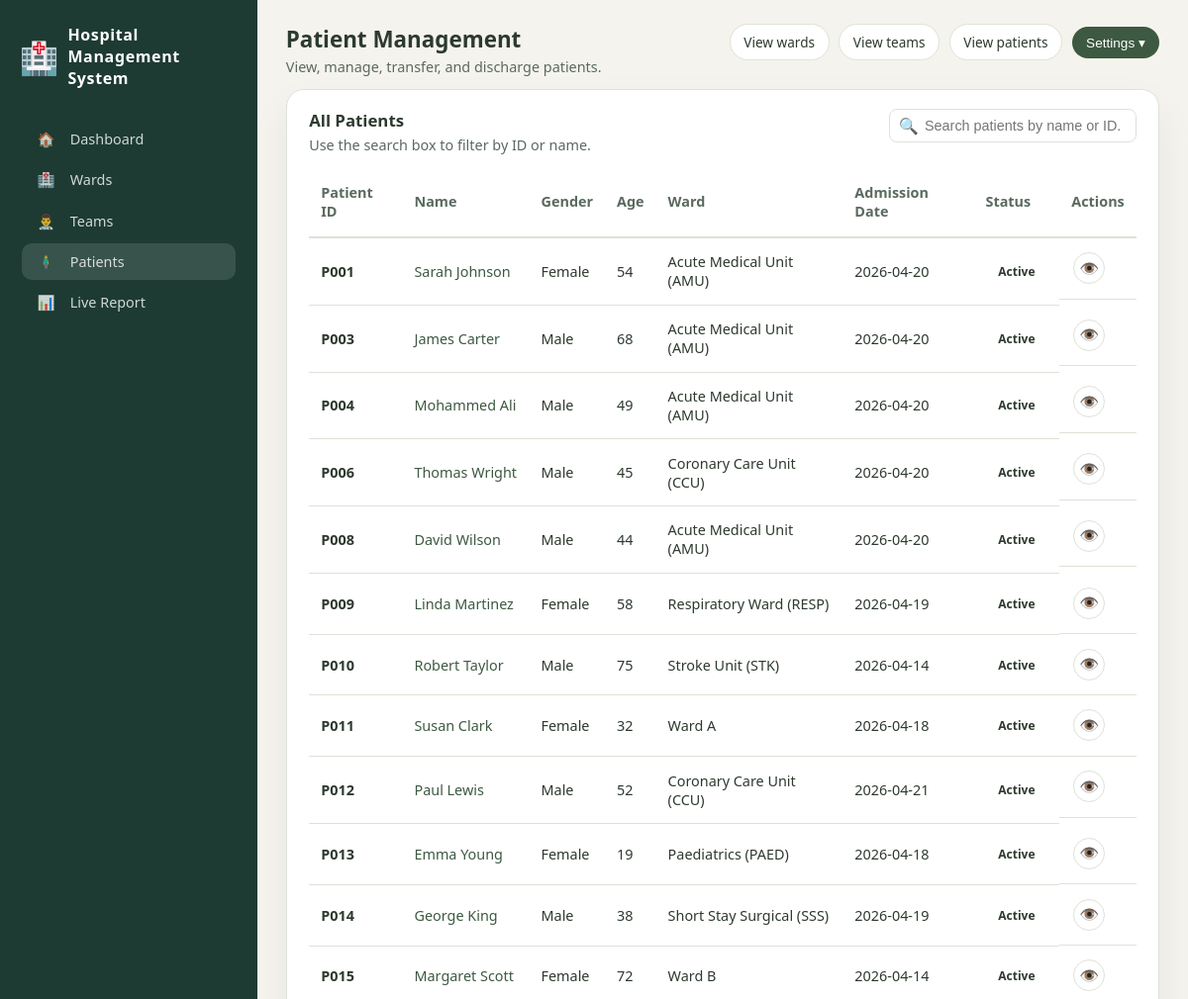
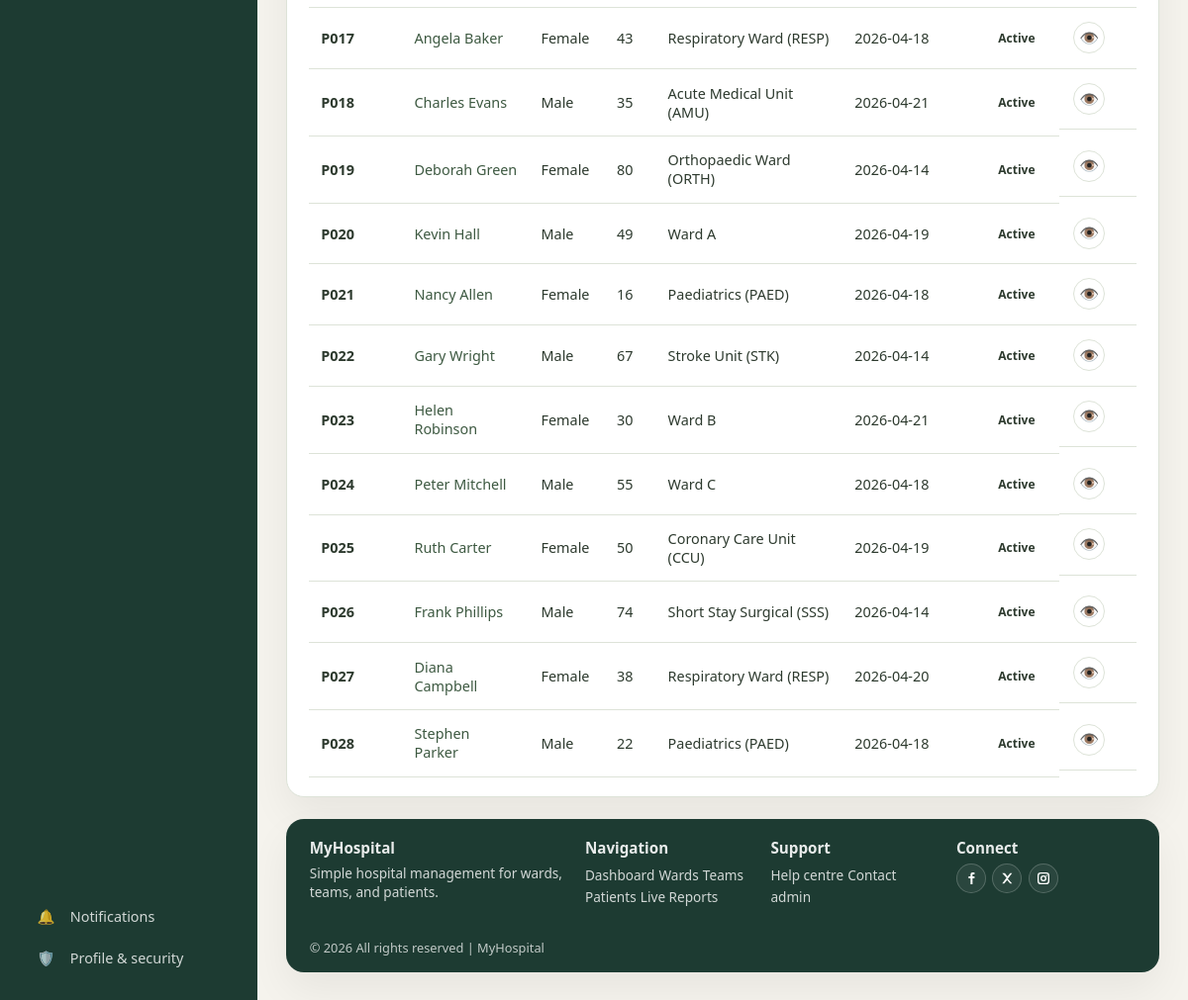
/patients (signed in), run on the app's committed database (2 pictures, top to bottom).
### tables this page shows
CREATE TABLE patients (
            id INTEGER PRIMARY KEY AUTOINCREMENT,
            name TEXT NOT NULL,
            dob TEXT,
            age INTEGER,
            gender TEXT,
            nhs_number TEXT,
            phone TEXT,
            address TEXT,
            admission_datetime TEXT NOT NULL,
            ward_id INTEGER,
            bed TEXT NOT NULL,
            doctor_id INTEGER,
            diagnosis TEXT NOT NULL,
            notes TEXT,
            status TEXT DEFAULT 'Active',
            discharged_at TIMESTAMP,
            created_at TIMESTAMP DEFAULT CURRENT_TIMESTAMP,
            FOREIGN KEY (ward_id) REFERENCES wards (id),
            FOREIGN KEY (doctor_id) REFERENCES doctors (id)
        );

CREATE TABLE wards (
            id INTEGER PRIMARY KEY AUTOINCREMENT,
            name TEXT NOT NULL,
            code TEXT,
            type TEXT,
            capacity INTEGER NOT NULL,
            occupied INTEGER DEFAULT 0,
            lead_consultant TEXT,
            status TEXT DEFAULT 'active',
            gender_type TEXT DEFAULT 'Mixed',
            created_at TIMESTAMP DEFAULT CURRENT_TIMESTAMP
        );

### app.py (the view)
@app.route("/patients")
@login_required
def patients_page():
    conn = get_db_connection()
    patients = conn.execute("""
        SELECT p.*, w.name as ward_name, d.name as doctor_name
        FROM patients p
        LEFT JOIN wards w ON p.ward_id = w.id
        LEFT JOIN doctors d ON p.doctor_id = d.id
        WHERE p.status = 'Active'
        ORDER BY p.created_at DESC
    """).fetchall()
    wards = conn.execute("SELECT id, name, gender_type FROM wards WHERE status='active'").fetchall()
    doctors = conn.execute("SELECT id, name FROM doctors WHERE on_duty=1").fetchall()
    conn.close()
    return render_template("patient.html", patients=patients, wards=wards, doctors=doctors, now=datetime.now)

### app.py (called while the page is built)
@app.context_processor
def inject_user():
    return dict(user_role=session.get('role'), user_id=session.get('user_id'))

def login_required(f):
    @wraps(f)
    def decorated(*args, **kwargs):
        if not session.get("user_id"):
            return redirect(url_for("login_page"))
        return f(*args, **kwargs)
    return decorated

def get_db_connection():
    conn = sqlite3.connect(DATABASE_PATH)
    conn.row_factory = sqlite3.Row
    return conn

### templates/patient.html (shortened to what this page needs)
{% extends "base.html" %}
{% block extra_css %}
<link rel="stylesheet" href="/static/css/patient.css">
{% endblock %}
{% block active_patients %}active{% endblock %}
{% block page_title %}Patient Management{% endblock %}
{% block page_subtitle %}View, manage, transfer, and discharge patients.{% endblock %}
{% block top_actions %}
{{ super() }}
{% endblock %}
{% block content %}
<section class="table-card">
  <div class="table-card-header">
    <div>
      <h2>All Patients</h2>
      <p>Use the search box to filter by ID or name.</p>
    </div>
    <div class="table-actions">
      <div class="search-wrapper">
        <span class="search-icon">🔍</span>
        <input type="text" id="searchInput" placeholder="Search patients by name or ID..." autocomplete="off" />
      </div>
    </div>
  </div>
  <div class="table-scroll">
    <table class="data-table" id="patientTable">
      <thead>
        <tr>
          <th>Patient ID</th>
          <th>Name</th>
          <th>Gender</th>
          <th>Age</th>
          <th>Ward</th>
          <th>Admission Date</th>
          <th>Status</th>
          <th>Actions</th>
        </tr>
      </thead>
      <tbody>
        {% for p in patients %}
        <tr>
          <td><strong>P{{ '%03d' % p.id }}</strong></td>
          <td><a href="{{ url_for('patient_detail', patient_id=p.id) }}" class="patient-link">{{ p.name }}</a></td>
          <td>{{ p.gender }}</td>
          <td>{{ p.age }}</td>
          <td>{{ p.ward_name or '—' }}</td>
          <td>{{ p.admission_datetime[:10] if p.admission_datetime else '—' }}</td>
          <td><span class="status-badge {{ p.status|lower }}">{{ p.status }}</span></td>
          <td class="actions">
            <button onclick="viewPatient('{{ p.id }}')" class="btn-action btn-view" title="View Details">👁️</button>
          </td>
        </tr>
        {% endfor %}
      </tbody>
    </table>
  </div>
</section>
<br>
{% endblock %}

### static/css/base.css (style rules this page uses)
* { box-sizing: border-box; }
html[data-theme="light"] { --bg-page: #f5f3ed; --bg-main: #ffffff; --bg-hero: #e8f5d3; --bg-feature: #f5f3ed; --bg-card: #ffffff; --bg-sidebar: #1d3b32; --bg-pill: #d9edcf; --text-main: #2d3a2e; --text-muted: #5a6a5f; --text-invert: #ffffff; --accent: #3d5941; --accent-soft: #6c8f5f; --accent-pill: #325037; --border-subtle: #dde3d8; --shadow-soft: 0 18px 40px rgba(0, 0, 0, 0.06); }
html, body { margin: 0; padding: 0; height: 100%; overflow: hidden; font-family: system-ui, -apple-system, BlinkMacSystemFont, "Segoe UI", sans-serif; background: var(--bg-page); color: var(--text-main); }

### static/css/patient.css (style rules this page uses)
.table-card { background: var(--bg-main); border-radius: 18px; padding: 1.2rem 1.4rem; border: 1px solid var(--border-subtle); box-shadow: var(--shadow-soft); display: flex; flex-direction: column; margin-top: 0; }
.table-card-header { display: flex; justify-content: space-between; align-items: flex-start; gap: 1rem; margin-bottom: 0.8rem; }
.table-card-header h2 { margin: 0 0 0.25rem; font-size: 1.05rem; }
.table-card-header p { margin: 0; font-size: 0.9rem; color: var(--text-muted); }
.table-actions { display: flex; align-items: center; gap: 0.6rem; flex-wrap: wrap; }
.search-wrapper { position: relative; }
.search-wrapper .search-icon { position: absolute; left: 10px; top: 50%; transform: translateY(-50%); pointer-events: none; font-size: 1rem; color: var(--text-muted); }
.search-wrapper input { padding: 0.5rem 1rem 0.5rem 2.2rem; border: 1px solid var(--border-subtle); border-radius: 8px; background: var(--bg-main); color: var(--text-main); font-size: 0.9rem; min-width: 250px; width: 100%; }
.table-scroll { overflow-x: auto; }
.data-table { width: 100%; border-collapse: collapse; font-size: 0.9rem; }
.data-table thead { background: var(--bg-main); }
.data-table th { padding: 1rem 0.75rem; text-align: left; font-weight: 600; color: var(--text-muted); border-bottom: 2px solid var(--border-subtle); }
.data-table td { padding: 0.9rem 0.75rem; border-bottom: 1px solid var(--border-subtle); color: var(--text-main); }
.patient-link { color: var(--accent); text-decoration: none; font-weight: 500; }
.status-badge { display: inline-block; padding: 0.25rem 0.8rem; border-radius: 20px; font-size: 0.75rem; font-weight: 600; }
.actions { display: flex; gap: 0.5rem; }
.btn-action { width: 32px; height: 32px; border-radius: 50%; border: 1px solid var(--border-subtle); background: var(--bg-main); cursor: pointer; display: inline-flex; align-items: center; justify-content: center; text-decoration: none; font-size: 1rem; margin: 0 2px; transition: all 0.2s ease; }

### data on the page
patients: id "001", name "Sarah Johnson", gender "Female", age "54", name "Acute Medical Unit (AMU)", admission_datetime "2026-04-20", status "Active"
patients: id "003", name "James Carter", gender "Male", age "68", name "Acute Medical Unit (AMU)", admission_datetime "2026-04-20", status "Active"
patients: id "004", name "Mohammed Ali", gender "Male", age "49", name "Acute Medical Unit (AMU)", admission_datetime "2026-04-20", status "Active"
patients: id "006", name "Thomas Wright", gender "Male", age "45", name "Coronary Care Unit (CCU)", admission_datetime "2026-04-20", status "Active"
patients: id "008", name "David Wilson", gender "Male", age "44", name "Acute Medical Unit (AMU)", admission_datetime "2026-04-20", status "Active"
patients: id "009", name "Linda Martinez", gender "Female", age "58", name "Respiratory Ward (RESP)", admission_datetime "2026-04-19", status "Active"
patients: id "010", name "Robert Taylor", gender "Male", age "75", name "Stroke Unit (STK)", admission_datetime "2026-04-14", status "Active"
patients: id "011", name "Susan Clark", gender "Female", age "32", name "Ward A", admission_datetime "2026-04-18", status "Active"
patients: id "012", name "Paul Lewis", gender "Male", age "52", name "Coronary Care Unit (CCU)", admission_datetime "2026-04-21", status "Active"
patients: id "013", name "Emma Young", gender "Female", age "19", name "Paediatrics (PAED)", admission_datetime "2026-04-18", status "Active"
patients: id "014", name "George King", gender "Male", age "38", name "Short Stay Surgical (SSS)", admission_datetime "2026-04-19", status "Active"
patients: id "015", name "Margaret Scott", gender "Female", age "72", name "Ward B", admission_datetime "2026-04-14", status "Active"
patients: id "017", name "Angela Baker", gender "Female", age "43", name "Respiratory Ward (RESP)", admission_datetime "2026-04-18", status "Active"
patients: id "018", name "Charles Evans", gender "Male", age "35", name "Acute Medical Unit (AMU)", admission_datetime "2026-04-21", status "Active"
patients: id "019", name "Deborah Green", gender "Female", age "80", name "Orthopaedic Ward (ORTH)", admission_datetime "2026-04-14", status "Active"
patients: id "020", name "Kevin Hall", gender "Male", age "49", name "Ward A", admission_datetime "2026-04-19", status "Active"
patients: id "021", name "Nancy Allen", gender "Female", age "16", name "Paediatrics (PAED)", admission_datetime "2026-04-18", status "Active"
patients: id "022", name "Gary Wright", gender "Male", age "67", name "Stroke Unit (STK)", admission_datetime "2026-04-14", status "Active"
patients: id "023", name "Helen Robinson", gender "Female", age "30", name "Ward B", admission_datetime "2026-04-21", status "Active"
patients: id "024", name "Peter Mitchell", gender "Male", age "55", name "Ward C", admission_datetime "2026-04-18", status "Active"
patients: id "025", name "Ruth Carter", gender "Female", age "50", name "Coronary Care Unit (CCU)", admission_datetime "2026-04-19", status "Active"
patients: id "026", name "Frank Phillips", gender "Male", age "74", name "Short Stay Surgical (SSS)", admission_datetime "2026-04-14", status "Active"
patients: id "027", name "Diana Campbell", gender "Female", age "38", name "Respiratory Ward (RESP)", admission_datetime "2026-04-20", status "Active"
patients: id "028", name "Stephen Parker", gender "Male", age "22", name "Paediatrics (PAED)", admission_datetime "2026-04-18", status "Active"
